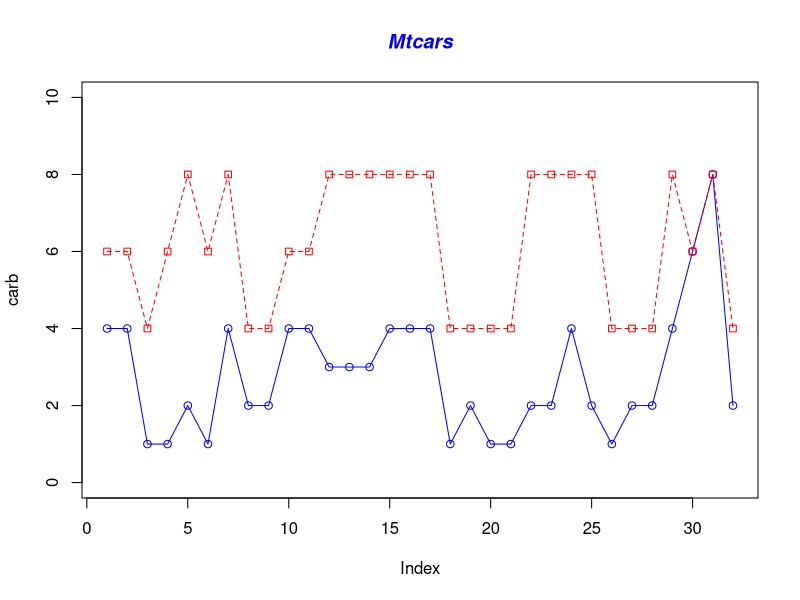

Here is the R script that generated this plot:
carb <- mtcars$carb
cyl <- mtcars$cyl

plot(carb, type="o", col="blue", ylim=c(0,10))

lines(cyl, type="o", pch=22, lty=2, col="red")

title(main="Mtcars", col.main="Blue", font.main=4)